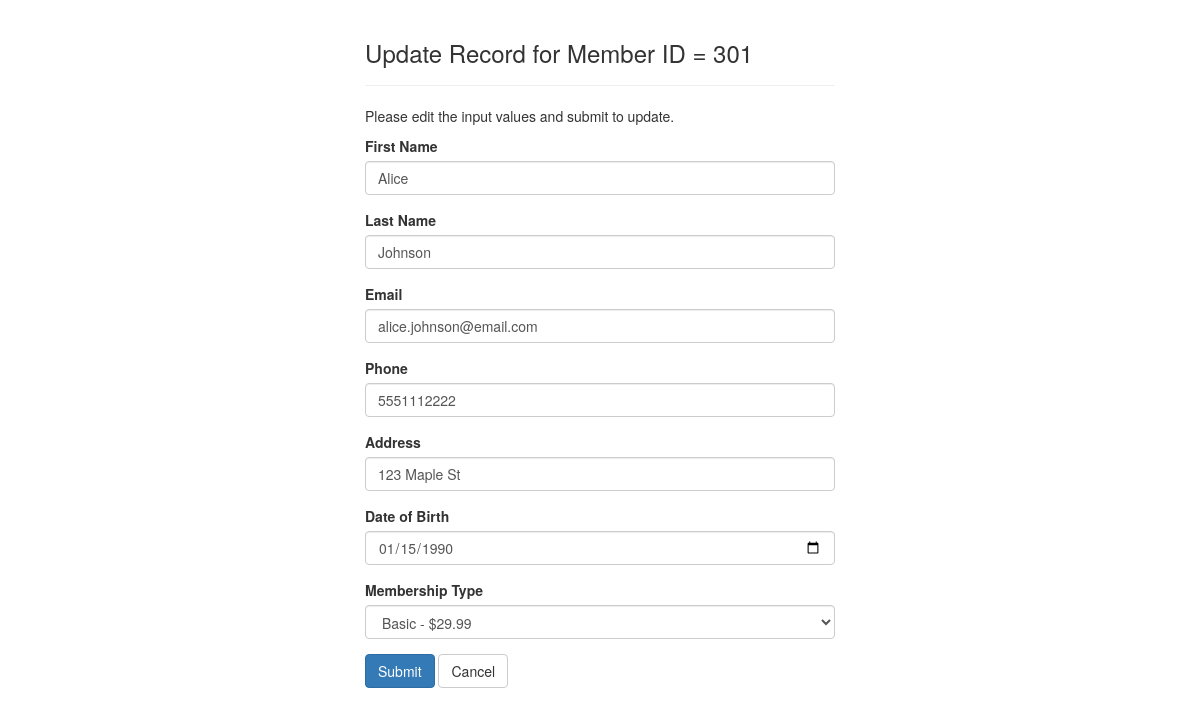
The page /members/updateMember.php?MemberID=301 on the database its author committed.
### tables this page shows
CREATE TABLE Member (
    MemberID INT PRIMARY KEY,
    FirstName VARCHAR(255),
    LastName VARCHAR(255),
    Email VARCHAR(255),
    Phone VARCHAR(50),
    Address VARCHAR(255),
    DateOfBirth DATE,
    MembershipTypeID INT,
    FOREIGN KEY (MembershipTypeID) REFERENCES MembershipType(MembershipTypeID)
);

### members/updateMember.php (the view, shortened to what this page needs)
<?php
$FirstName = $LastName = $Email = $Phone = $Address = $DateOfBirth = $MembershipTypeID = "";
$FirstName_err = $LastName_err = $Email_err = $Phone_err = $Address_err = $DateOfBirth_err = $MembershipTypeID_err = "";
if(isset($_GET["MemberID"]) && !empty(trim($_GET["MemberID"]))){
    $sql1 = "SELECT * FROM Member WHERE MemberID = ?";
    if($stmt1 = mysqli_prepare($link, $sql1)){
        mysqli_stmt_bind_param($stmt1, "i", $param_MemberID);
        $param_MemberID = trim($_GET["MemberID"]);
        if(mysqli_stmt_execute($stmt1)){
            $result1 = mysqli_stmt_get_result($stmt1);
            if(mysqli_num_rows($result1) > 0){
                $row = mysqli_fetch_array($result1);
                $FirstName = $row['FirstName'];
                $LastName = $row['LastName'];
                $Email = $row['Email'];
                $Phone = $row['Phone'];
                $Address = $row['Address'];
                $DateOfBirth = $row['DateOfBirth'];
                $MembershipTypeID = $row['MembershipTypeID'];
            }
        }
    }
}
if($_SERVER["REQUEST_METHOD"] == "POST"){
    $MemberID = $_SESSION["MemberID"];
    $FirstName = trim($_POST["FirstName"]);
    if(empty($FirstName)){
        $FirstName_err = "Please enter a first name.";
    } elseif(!filter_var($FirstName, FILTER_VALIDATE_REGEXP, array("options"=>array("regexp"=>"/^[a-zA-Z\s]+$/")))){
        $FirstName_err = "Please enter a valid first name.";
    }
    $LastName = trim($_POST["LastName"]);
    if(empty($LastName)){
        $LastName_err = "Please enter a last name.";
    } elseif(!filter_var($LastName, FILTER_VALIDATE_REGEXP, array("options"=>array("regexp"=>"/^[a-zA-Z\s]+$/")))){
        $LastName_err = "Please enter a valid last name.";
    }
    $Email = trim($_POST["Email"]);
    if(empty($Email)){
        $Email_err = "Please enter an email.";
    } elseif(!filter_var($Email, FILTER_VALIDATE_EMAIL)){
        $Email_err = "Please enter a valid email address.";
    }
    $Phone = trim($_POST["Phone"]);
    if(empty($Phone)){
        $Phone_err = "Please enter a phone number.";
    }
    $Address = trim($_POST["Address"]);
    if(empty($Address)){
        $Address_err = "Please enter an address.";
    }
    $DateOfBirth = trim($_POST["DateOfBirth"]);
    if(empty($DateOfBirth)){
        $DateOfBirth_err = "Please enter date of birth.";
    }
    $MembershipTypeID = trim($_POST["MembershipTypeID"]);
    if(empty($MembershipTypeID)){
        $MembershipTypeID_err = "Please select a membership type.";
    }
    if(empty($FirstName_err) && empty($LastName_err) && empty($Email_err) && empty($Phone_err) &&
       empty($Address_err) && empty($DateOfBirth_err) && empty($MembershipTypeID_err)){
        $sql = "UPDATE Member SET FirstName=?, LastName=?, Email=?, Phone=?, Address=?, DateOfBirth=?, MembershipTypeID=? WHERE MemberID=?";
        if($stmt = mysqli_prepare($link, $sql)){
            mysqli_stmt_bind_param($stmt, "ssssssii", $param_FirstName, $param_LastName, $param_Email,
                $param_Phone, $param_Address, $param_DateOfBirth, $param_MembershipTypeID, $param_MemberID);
            $param_FirstName = $FirstName;
            $param_LastName = $LastName;
            $param_Email = $Email;
            $param_Phone = $Phone;
            $param_Address = $Address;
            $param_DateOfBirth = $DateOfBirth;
            $param_MembershipTypeID = $MembershipTypeID;
            $param_MemberID = $MemberID;
            if (!mysqli_stmt_execute($stmt)) {
                echo "<center><h4 style='color:red;'>SQL Error: " . mysqli_stmt_error($stmt) . "</h4></center>";
            } else {
                header("location: ../index.php");
                exit();
            }
        }
        mysqli_stmt_close($stmt);
    }
    mysqli_close($link);
} else {
    if(isset($_GET["MemberID"]) && !empty(trim($_GET["MemberID"]))){
        $sql1 = "SELECT * FROM Member WHERE MemberID = ?";
        if($stmt1 = mysqli_prepare($link, $sql1)){
            mysqli_stmt_bind_param($stmt1, "i", $param_MemberID);
            if(mysqli_stmt_execute($stmt1)){
                $result1 = mysqli_stmt_get_result($stmt1);
                if(mysqli_num_rows($result1) == 1){
                    $row = mysqli_fetch_array($result1);
                    $FirstName = $row['FirstName'];
                    $LastName = $row['LastName'];
                    $Email = $row['Email'];
                    $Phone = $row['Phone'];
                    $Address = $row['Address'];
                    $DateOfBirth = $row['DateOfBirth'];
                    $MembershipTypeID = $row['MembershipTypeID'];
                } else{
                    header("location: ../utilities/error.php");
                    exit();
                }
            } else{
                echo "Error in Member ID while updating";
            }
        }
    } else{
        header("location: ../utilities/error.php");
        exit();
    }
}
?>
<!DOCTYPE html>
<html lang="en">
<head>
    <link rel="stylesheet" href="https://maxcdn.bootstrapcdn.com/bootstrap/3.3.7/css/bootstrap.css">
</head>
<body>
    <div class="wrapper">
        <div class="container-fluid">
            <div class="row">
                <div class="col-md-12">
                    <div class="page-header">
                        <h3>Update Record for Member ID = <?php echo $_GET["MemberID"]; ?></h3>
                    </div>
                    <p>Please edit the input values and submit to update.</p>
                    <form action="<?php echo htmlspecialchars(basename($_SERVER['REQUEST_URI'])); ?>" method="post">
                        <div class="form-group <?php echo (!empty($FirstName_err)) ? 'has-error' : ''; ?>">
                            <label>First Name</label>
                            <input type="text" name="FirstName" class="form-control" value="<?php echo $FirstName; ?>">
                        </div>
                        <div class="form-group <?php echo (!empty($LastName_err)) ? 'has-error' : ''; ?>">
                            <label>Last Name</label>
                            <input type="text" name="LastName" class="form-control" value="<?php echo $LastName; ?>">
                        </div>
                        <div class="form-group <?php echo (!empty($Email_err)) ? 'has-error' : ''; ?>">
                            <label>Email</label>
                            <input type="email" name="Email" class="form-control" value="<?php echo $Email; ?>">
                        </div>
                        <div class="form-group <?php echo (!empty($Phone_err)) ? 'has-error' : ''; ?>">
                            <label>Phone</label>
                            <input type="text" name="Phone" class="form-control" value="<?php echo $Phone; ?>">
                        </div>
                        <div class="form-group <?php echo (!empty($Address_err)) ? 'has-error' : ''; ?>">
                            <label>Address</label>
                            <input type="text" name="Address" class="form-control" value="<?php echo $Address; ?>">
                        </div>
                        <div class="form-group <?php echo (!empty($DateOfBirth_err)) ? 'has-error' : ''; ?>">
                            <label>Date of Birth</label>
                            <input type="date" name="DateOfBirth" class="form-control" value="<?php echo $DateOfBirth; ?>">
                        </div>
                        <div class="form-group <?php echo (!empty($MembershipTypeID_err)) ? 'has-error' : ''; ?>">
                            <label>Membership Type</label>
                            <select name="MembershipTypeID" class="form-control">
                                <?php
                                $conn = mysqli_connect(DB_SERVER, DB_USERNAME, DB_PASSWORD, DB_NAME);
                                $sql = "SELECT MembershipTypeID, TypeName, Price FROM MembershipType ORDER BY TypeName";
                                $result = mysqli_query($conn, $sql);
                                while($row = mysqli_fetch_array($result)) {
                                    $selected = ($MembershipTypeID == $row['MembershipTypeID']) ? 'selected' : '';
                                    echo "<option value='{$row['MembershipTypeID']}' $selected>{$row['TypeName']} - \${$row['Price']}</option>";
                                }
                                ?>
                            </select>
                        </div>
                        <input type="submit" class="btn btn-primary" value="Submit">
                        <a href="../index.php" class="btn btn-default">Cancel</a>
                    </form>
                </div>
            </div>
        </div>
    </div>
</body>
</html>

### members/updateMember.php (style rules this page uses)
.wrapper { width: 500px; margin: 0 auto; }

### rows shown on the page
member: FirstName "Alice", LastName "Johnson", Email "alice.johnson@email.com", Phone "5551112222", Address "123 Maple St", DateOfBirth "01/15/1990"

### other values the page prints
$_GET["MemberID"] "301"
form field MembershipTypeID "Basic - $29.99"
